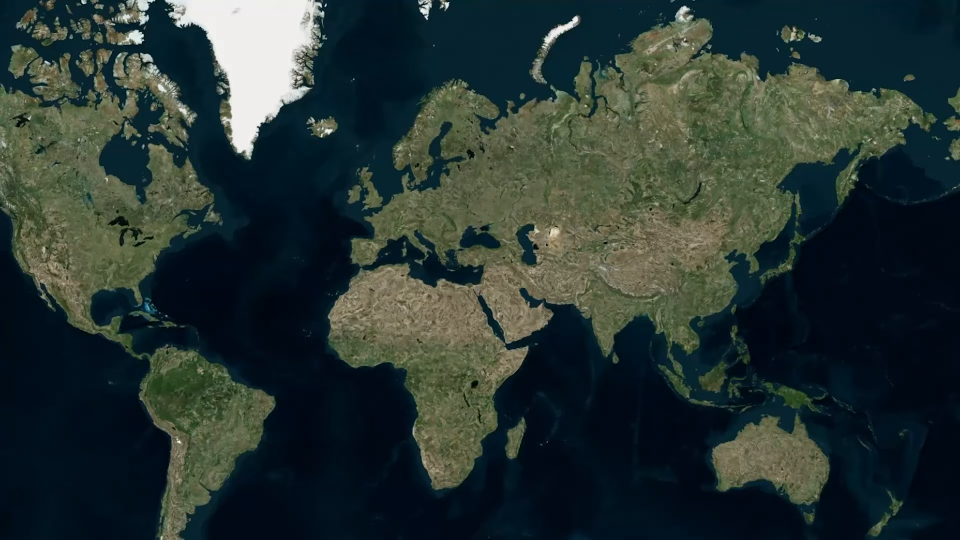
#> input picture frame 0 of assets_tsmc/geolayer_taiwan_china.mp4.webm, 1920 x 1080 px, given in place of google_earth_taoyuan.mp4.mkv, which was not available (shown at 1/2 size)
$ python generate_shot1_vox_space_zoom_v2.py
#> lines starting #> are read from the running program, lines starting #| are printed output that depends on the picture
import cv2
import numpy as np
import os
import subprocess

def grade_vox_cinematic(frame):
    """
    High-end Vox documentary color grading:
    - Retains natural satellite ocean blues and crisp white clouds
    - Enhances landmass warmth with rich sandstone/ochre
    - Punches contrast with a smooth cinematic S-curve
    - Adds subtle warm film highlights without muddying
    """
    f = frame.astype(np.float32) / 255.0

    # Smooth Hermite film contrast S-curve: 3*f^2 - 2*f^3
    f_contrast = 3.0 * (f ** 2) - 2.0 * (f ** 3)

    b, g, r = f_contrast[:, :, 0], f_contrast[:, :, 1], f_contrast[:, :, 2]

    # Natural color enhancement: deep navy ocean, warm land, pure white clouds
    r_graded = np.clip(r * 1.04 + 0.02 * g, 0.0, 1.0)
    g_graded = np.clip(g * 1.01, 0.0, 1.0)
    b_graded = np.clip(b * 1.06, 0.0, 1.0)

    graded = np.dstack([b_graded, g_graded, r_graded])

    # Subtle cinematic edge vignette
    h, w = frame.shape[:2]
    Y, X = np.ogrid[:h, :w]
    dist = np.sqrt(((X - w / 2) / (w / 2)) ** 2 + ((Y - h / 2) / (h / 2)) ** 2)
    vig = np.clip(1.0 - 0.28 * (dist ** 2.2), 0.4, 1.0)
    graded = graded * vig[:, :, np.newaxis]

    return np.clip(graded * 255.0, 0, 255).astype(np.uint8)

def grade_cleanroom_amber(frame):
    """Grades cleanroom footage into authentic golden-amber semiconductor lithography glow."""
    f = frame.astype(np.float32) / 255.0
    b, g, r = f[:, :, 0], f[:, :, 1], f[:, :, 2]

    # Warm amber shift (lithography yellow/amber light)
    r_out = np.clip(r * 1.15 + 0.05, 0.0, 1.0)
    g_out = np.clip(g * 1.02 + 0.02, 0.0, 1.0)
    b_out = np.clip(b * 0.75, 0.0, 1.0)

    amber = np.dstack([b_out, g_out, r_out])
    return np.clip(amber * 255.0, 0, 255).astype(np.uint8)

def remove_google_earth_watermark(frame):
    """Inpaints and masks out the Google Earth logo at bottom center."""
    h, w = frame.shape[:2]
    patch = frame[h - 95:h - 25, w // 2 - 170:w // 2 + 170]
    if (patch > 180).any():
        mask = np.zeros((h, w), dtype=np.uint8)
        mask[h - 95:h - 25, w // 2 - 170:w // 2 + 170] = 255
        frame = cv2.inpaint(frame, mask, inpaintRadius=7, flags=cv2.INPAINT_TELEA)
    return frame

def main():
    print("Building Shot 01 V3: Clean Video (No OpenCV text, no ???? marks, logo removed, cleanroom buffer)...")

    earth_vid_path = "assets_tsmc/google_earth_taoyuan.mp4.mkv"
    fab_vid_path = "assets_tsmc/cleanroom_fab.mp4.mkv"

    cap_earth = cv2.VideoCapture(earth_vid_path)
    cap_fab = cv2.VideoCapture(fab_vid_path)

    if not cap_earth.isOpened():
        raise RuntimeError(f"Could not open {earth_vid_path}")
    if not cap_fab.isOpened():
        raise RuntimeError(f"Could not open {fab_vid_path}")

    width, height = 1920, 1080
    fps = 24.0
    total_frames = 202 # 8.42s at 24fps

    tmp_out = "demo-tsmc-v2/assets/video/tmp_shot1_v3.mp4"
    fourcc = cv2.VideoWriter_fourcc(*'mp4v')
    writer = cv2.VideoWriter(tmp_out, fourcc, fps, (width, height))

    earth_total = int(cap_earth.get(cv2.CAP_PROP_FRAME_COUNT))
    fab_fps = cap_fab.get(cv2.CAP_PROP_FPS)

    for f_idx in range(total_frames):
        t = f_idx / fps

        # 1. Earth Zoom Phase (0.00s to 6.58s, frames 0 to 160)
        if f_idx < 162:
            if f_idx < 65: # Space rotation
                p = f_idx / 65.0
                src_fno = int(p * 80)
            elif f_idx < 128: # Plunge to Taiwan Strait
                p = (f_idx - 65) / (128 - 65)
                p_curved = p ** 1.35
                src_fno = int(80 + p_curved * (270 - 80))
            else: # Zoom into Hsinchu
                p = (f_idx - 128) / (162 - 128)
                src_fno = int(270 + p * (435 - 270))

            src_fno = min(src_fno, earth_total - 1)
            cap_earth.set(cv2.CAP_PROP_POS_FRAMES, src_fno)
            ret, frame = cap_earth.read()
            if not ret:
                frame = np.zeros((height, width, 3), dtype=np.uint8)

            # Remove watermark
            frame = remove_google_earth_watermark(frame)

            # Apply Vox cinematic color grading (rich blues, crisp clouds, warm land)
            graded = grade_vox_cinematic(frame)

            # Draw ONLY tactical vector graphic lines (NO TEXT - all text will be sharp HTML):
            # Dynamic Red dashed line down Taiwan Strait (frames 68 to 128)
            if 68 <= f_idx < 128:
                ts_p = (f_idx - 68) / (128 - 68)
                p_start = (760, 280)
                p_end = (980, 840)
                line_len = int(np.sqrt((p_end[0] - p_start[0])**2 + (p_end[1] - p_start[1])**2))
                cur_dist = min(line_len, int(ts_p * line_len * 1.5))
                ux = (p_end[0] - p_start[0]) / line_len
                uy = (p_end[1] - p_start[1]) / line_len

                dash = 16
                for d in range(0, cur_dist, dash * 2):
                    pt1 = (int(p_start[0] + d * ux), int(p_start[1] + d * uy))
                    pt2 = (int(p_start[0] + min(cur_dist, d + dash) * ux), int(p_start[1] + min(cur_dist, d + dash) * uy))
                    cv2.line(graded, pt1, pt2, (40, 40, 225), 3, cv2.LINE_AA)

            # Tactical Targeting Reticle on Hsinchu (frames 128 to 162)
            elif 128 <= f_idx < 162:
                tx, ty = 960, 530
                reticle_s = max(40, int(75 - ((f_idx - 128) / 30.0) * 35))
                c_red = (40, 40, 225)
                # Corner brackets
                cv2.line(graded, (tx - reticle_s, ty - reticle_s), (tx - reticle_s + 20, ty - reticle_s), c_red, 3)
                cv2.line(graded, (tx - reticle_s, ty - reticle_s), (tx - reticle_s, ty - reticle_s + 20), c_red, 3)
                cv2.line(graded, (tx + reticle_s, ty - reticle_s), (tx + reticle_s - 20, ty - reticle_s), c_red, 3)
                cv2.line(graded, (tx + reticle_s, ty - reticle_s), (tx + reticle_s, ty - reticle_s + 20), c_red, 3)
                cv2.line(graded, (tx - reticle_s, ty + reticle_s), (tx - reticle_s + 20, ty + reticle_s), c_red, 3)
                cv2.line(graded, (tx - reticle_s, ty + reticle_s), (tx - reticle_s, ty + reticle_s - 20), c_red, 3)
                cv2.line(graded, (tx + reticle_s, ty + reticle_s), (tx + reticle_s - 20, ty + reticle_s), c_red, 3)
                cv2.line(graded, (tx + reticle_s, ty + reticle_s), (tx + reticle_s, ty + reticle_s - 20), c_red, 3)
                cv2.circle(graded, (tx, ty), 3, c_red, -1)

        # 2. CẢNH ĐỆM (BUFFER SCENE): TSMC Cleanroom Fab (frames 158 to 201)
        if f_idx >= 158:
            buffer_p = (f_idx - 158) / (total_frames - 1 - 158)
            fab_fno = int((0.5 + buffer_p * 2.2) * fab_fps)
            cap_fab.set(cv2.CAP_PROP_POS_FRAMES, fab_fno)
            ret_fab, fab_frame = cap_fab.read()
            if ret_fab:
                fab_resized = cv2.resize(fab_frame, (width, height))
                fab_graded = grade_cleanroom_amber(fab_resized)

                push_scale = 1.0 + buffer_p * 0.08
                M_push = cv2.getRotationMatrix2D((width // 2, height // 2), 0, push_scale)
                fab_graded = cv2.warpAffine(fab_graded, M_push, (width, height))

                # Cross-fade dissolve into buffer scene
                blend_alpha = np.clip((buffer_p - 0.0) / 0.25, 0.0, 1.0)
                graded = cv2.addWeighted(graded, 1.0 - blend_alpha, fab_graded, blend_alpha, 0)

                # Radial motion punch at final 10 frames
                if f_idx >= 190:
                    punch_p = (f_idx - 190) / 11.0
                    blur_scales = [1.0, 1.0 + punch_p * 0.08, 1.0 + punch_p * 0.16]
                    accum = np.zeros_like(graded, dtype=np.float32)
                    for bs in blur_scales:
                        Mb = cv2.getRotationMatrix2D((width // 2, height // 2), 0, bs)
                        warped = cv2.warpAffine(graded, Mb, (width, height), borderMode=cv2.BORDER_REFLECT)
                        accum += warped.astype(np.float32)
                    graded = np.clip(accum / len(blur_scales), 0, 255).astype(np.uint8)

        writer.write(graded)
        if f_idx % 20 == 0 or f_idx == total_frames - 1:
            print(f"Processed frame {f_idx}/{total_frames} ({t:.2f}s)")
#> this loop made 31 passes
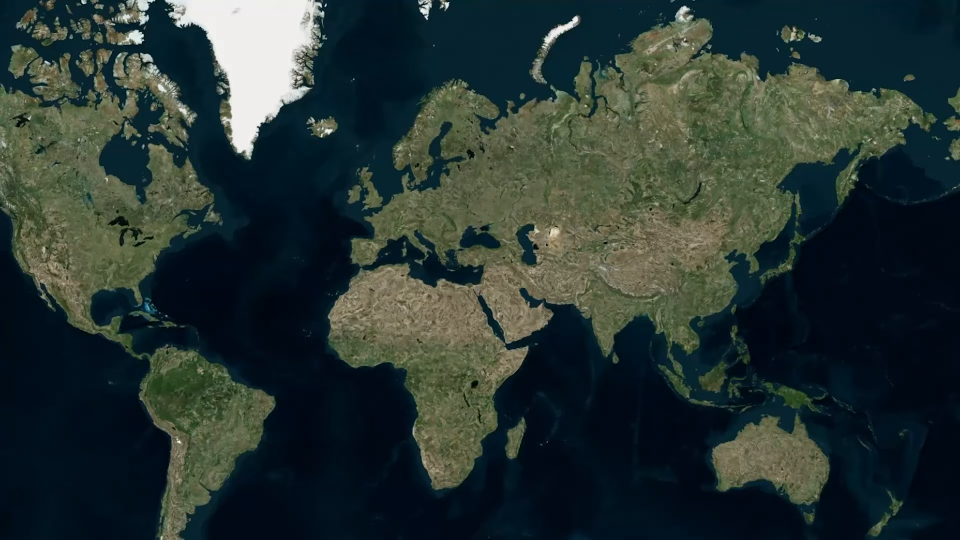
#> input picture frame 0 of assets_tsmc/geolayer_taiwan_china.mp4.webm, 1920 x 1080 px, given in place of google_earth_taoyuan.mp4.mkv, which was not available (shown at 1/2 size)
#> pass 1, in remove_google_earth_watermark, `patch = frame[h - 95:h - 25, w // 2 - 170:w // 2 + 170]`:
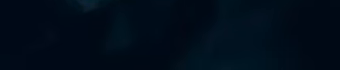
#> patch: shape (70, 340, 3); mean B, G, R 25.2, 12.3, 0.5
#> pass 1, in grade_vox_cinematic, `f_contrast = 3.0 * (f ** 2) - 2.0 * (f ** 3)`:
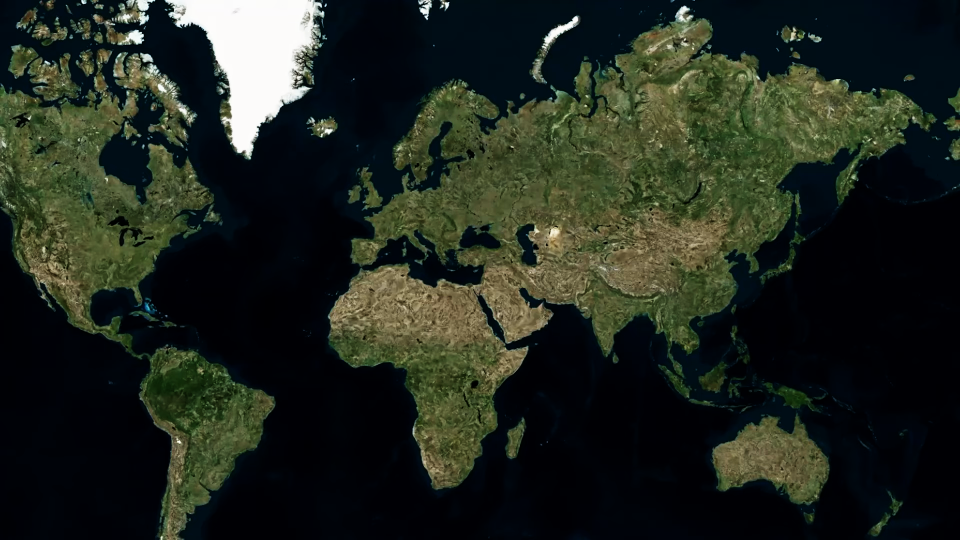
#> f_contrast: shape (1080, 1920, 3) float32 (shown at 1/2 size); mean B, G, R 0.125, 0.159, 0.135
#> pass 1, in grade_vox_cinematic, `b, g, r = f_contrast[:, :, 0], f_contrast[:, :, 1], f_contrast[:, :, 2]`:
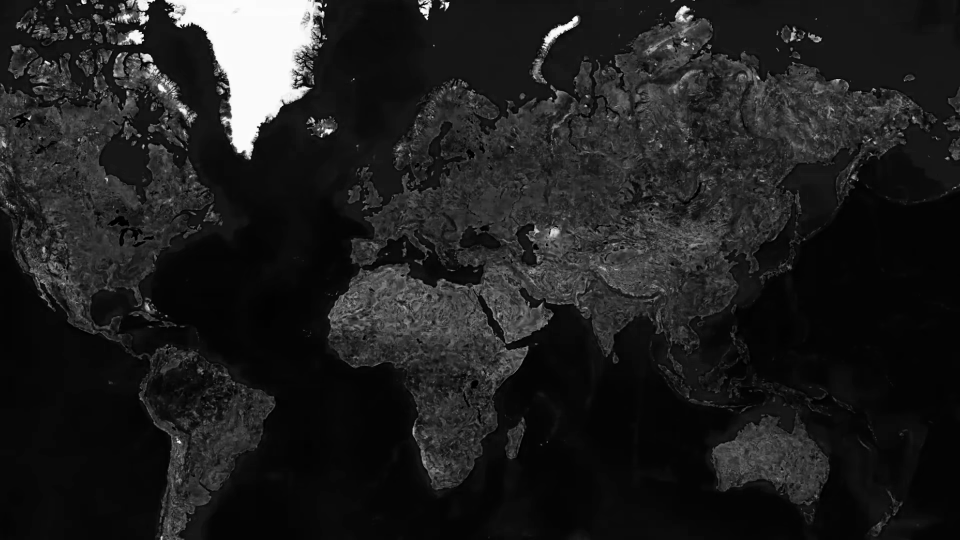
#> b: shape (1080, 1920) float32 (shown at 1/2 size); min 0, max 1, mean 0.125
#> after the loop:
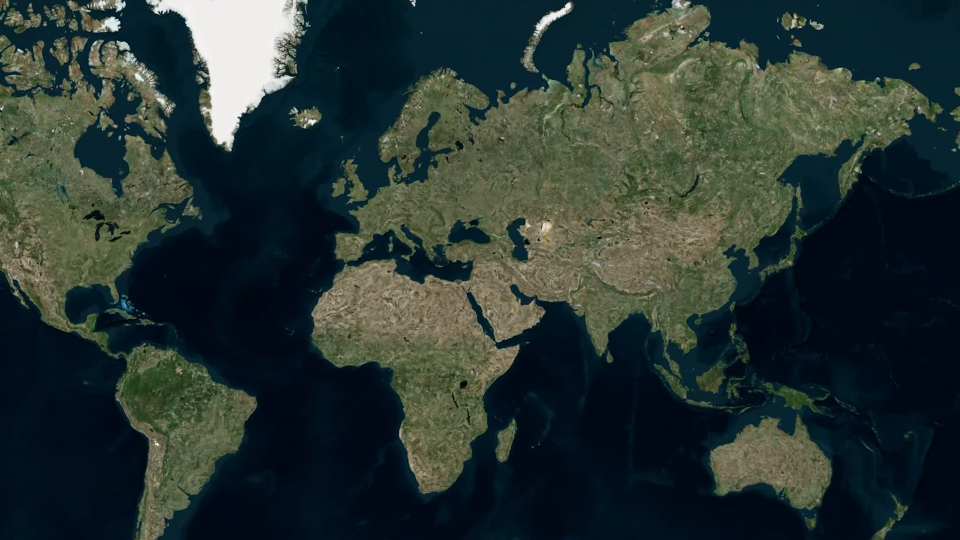
#> frame: shape (1080, 1920, 3) (shown at 1/2 size); mean B, G, R 51.2, 54.6, 41.7
#> after the loop:
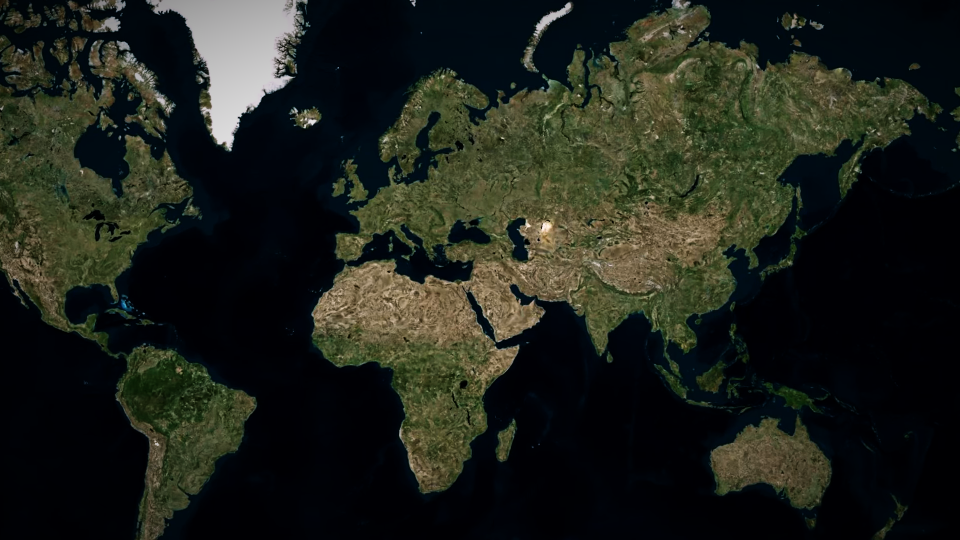
#> graded: shape (1080, 1920, 3) (shown at 1/2 size); mean B, G, R 27.2, 34.8, 31.3

    writer.release()
    cap_earth.release()
    cap_fab.release()
    print("Raw render complete. Encoding H.264 MP4 with FFmpeg...")

    final_mp4 = "demo-tsmc-v2/assets/video/shot1_map_veo.mp4"
    cmd = [
        "ffmpeg", "-y",
        "-i", tmp_out,
        "-c:v", "libx264",
        "-preset", "fast",
        "-crf", "18",
        "-pix_fmt", "yuv420p",
        "-movflags", "+faststart",
        final_mp4
    ]
    subprocess.run(cmd, check=True)
    if os.path.exists(tmp_out):
        os.remove(tmp_out)
    print(f"SUCCESS: Created clean {final_mp4}")

if __name__ == "__main__":
    main()
